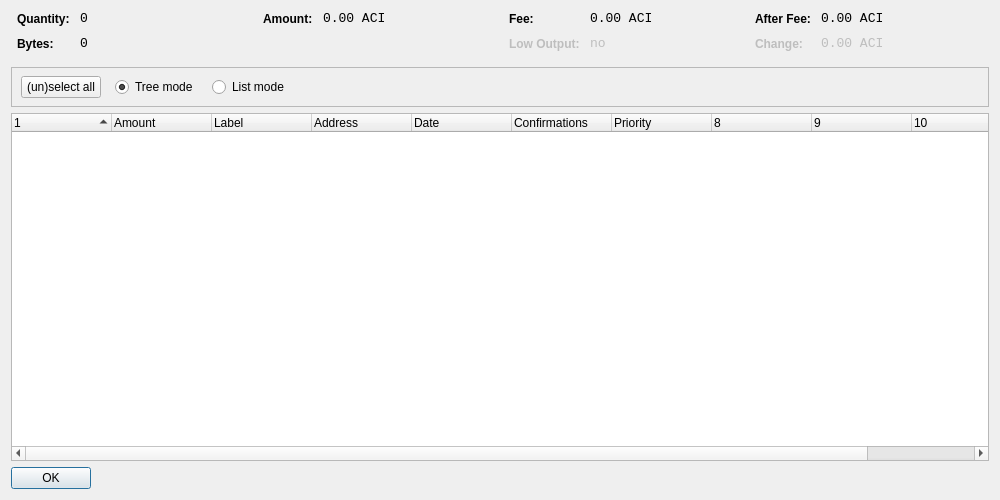
<?xml version="1.0" encoding="UTF-8"?>
<ui version="4.0">
 <class>CoinControlDialog</class>
 <widget class="QDialog" name="CoinControlDialog">
  <property name="geometry">
   <rect>
    <x>0</x>
    <y>0</y>
    <width>1000</width>
    <height>500</height>
   </rect>
  </property>
  <property name="windowTitle">
   <string>Coin Control</string>
  </property>
  <layout class="QVBoxLayout" name="verticalLayout">
   <item>
    <layout class="QHBoxLayout" name="horizontalLayoutTop" stretch="0,0,0,0">
     <property name="topMargin">
      <number>0</number>
     </property>
     <property name="bottomMargin">
      <number>10</number>
     </property>
     <item>
      <layout class="QFormLayout" name="formLayoutCoinControl1">
       <property name="horizontalSpacing">
        <number>10</number>
       </property>
       <property name="verticalSpacing">
        <number>10</number>
       </property>
       <property name="leftMargin">
        <number>6</number>
       </property>
       <property name="rightMargin">
        <number>6</number>
       </property>
       <item row="0" column="0">
        <widget class="QLabel" name="labelCoinControlQuantityText">
         <property name="styleSheet">
          <string notr="true">font-weight:bold;</string>
         </property>
         <property name="text">
          <string>Quantity:</string>
         </property>
        </widget>
       </item>
       <item row="0" column="1">
        <widget class="QLabel" name="labelCoinControlQuantity">
         <property name="font">
          <font>
           <family>Monospace</family>
           <pointsize>10</pointsize>
          </font>
         </property>
         <property name="cursor">
          <cursorShape>IBeamCursor</cursorShape>
         </property>
         <property name="contextMenuPolicy">
          <enum>Qt::ActionsContextMenu</enum>
         </property>
         <property name="text">
          <string notr="true">0</string>
         </property>
         <property name="textInteractionFlags">
          <set>Qt::LinksAccessibleByMouse|Qt::TextSelectableByKeyboard|Qt::TextSelectableByMouse</set>
         </property>
        </widget>
       </item>
       <item row="1" column="0">
        <widget class="QLabel" name="labelCoinControlBytesText">
         <property name="styleSheet">
          <string notr="true">font-weight:bold;</string>
         </property>
         <property name="text">
          <string>Bytes:</string>
         </property>
        </widget>
       </item>
       <item row="1" column="1">
        <widget class="QLabel" name="labelCoinControlBytes">
         <property name="font">
          <font>
           <family>Monospace</family>
           <pointsize>10</pointsize>
          </font>
         </property>
         <property name="cursor">
          <cursorShape>IBeamCursor</cursorShape>
         </property>
         <property name="contextMenuPolicy">
          <enum>Qt::ActionsContextMenu</enum>
         </property>
         <property name="text">
          <string notr="true">0</string>
         </property>
         <property name="textInteractionFlags">
          <set>Qt::LinksAccessibleByMouse|Qt::TextSelectableByKeyboard|Qt::TextSelectableByMouse</set>
         </property>
        </widget>
       </item>
      </layout>
     </item>
     <item>
      <layout class="QFormLayout" name="formLayoutCoinControl2">
       <property name="horizontalSpacing">
        <number>10</number>
       </property>
       <property name="verticalSpacing">
        <number>10</number>
       </property>
       <property name="leftMargin">
        <number>6</number>
       </property>
       <property name="rightMargin">
        <number>6</number>
       </property>
       <item row="0" column="0">
        <widget class="QLabel" name="labelCoinControlAmountText">
         <property name="styleSheet">
          <string notr="true">font-weight:bold;</string>
         </property>
         <property name="text">
          <string>Amount:</string>
         </property>
        </widget>
       </item>
       <item row="0" column="1">
        <widget class="QLabel" name="labelCoinControlAmount">
         <property name="font">
          <font>
           <family>Monospace</family>
           <pointsize>10</pointsize>
          </font>
         </property>
         <property name="cursor">
          <cursorShape>IBeamCursor</cursorShape>
         </property>
         <property name="contextMenuPolicy">
          <enum>Qt::ActionsContextMenu</enum>
         </property>
         <property name="text">
          <string notr="true">0.00 ACI</string>
         </property>
         <property name="textInteractionFlags">
          <set>Qt::LinksAccessibleByMouse|Qt::TextSelectableByKeyboard|Qt::TextSelectableByMouse</set>
         </property>
        </widget>
       </item>
      </layout>
     </item>
     <item>
      <layout class="QFormLayout" name="formLayoutCoinControl3">
       <property name="horizontalSpacing">
        <number>10</number>
       </property>
       <property name="verticalSpacing">
        <number>10</number>
       </property>
       <property name="leftMargin">
        <number>6</number>
       </property>
       <property name="rightMargin">
        <number>6</number>
       </property>
       <item row="0" column="0">
        <widget class="QLabel" name="labelCoinControlFeeText">
         <property name="styleSheet">
          <string notr="true">font-weight:bold;</string>
         </property>
         <property name="text">
          <string>Fee:</string>
         </property>
        </widget>
       </item>
       <item row="0" column="1">
        <widget class="QLabel" name="labelCoinControlFee">
         <property name="font">
          <font>
           <family>Monospace</family>
           <pointsize>10</pointsize>
          </font>
         </property>
         <property name="cursor">
          <cursorShape>IBeamCursor</cursorShape>
         </property>
         <property name="contextMenuPolicy">
          <enum>Qt::ActionsContextMenu</enum>
         </property>
         <property name="text">
          <string notr="true">0.00 ACI</string>
         </property>
         <property name="textInteractionFlags">
          <set>Qt::LinksAccessibleByMouse|Qt::TextSelectableByKeyboard|Qt::TextSelectableByMouse</set>
         </property>
        </widget>
       </item>
       <item row="1" column="0">
        <widget class="QLabel" name="labelCoinControlLowOutputText">
         <property name="enabled">
          <bool>false</bool>
         </property>
         <property name="styleSheet">
          <string notr="true">font-weight:bold;</string>
         </property>
         <property name="text">
          <string>Low Output:</string>
         </property>
        </widget>
       </item>
       <item row="1" column="1">
        <widget class="QLabel" name="labelCoinControlLowOutput">
         <property name="enabled">
          <bool>false</bool>
         </property>
         <property name="font">
          <font>
           <family>Monospace</family>
           <pointsize>10</pointsize>
          </font>
         </property>
         <property name="cursor">
          <cursorShape>IBeamCursor</cursorShape>
         </property>
         <property name="contextMenuPolicy">
          <enum>Qt::ActionsContextMenu</enum>
         </property>
         <property name="text">
          <string notr="true">no</string>
         </property>
         <property name="textInteractionFlags">
          <set>Qt::LinksAccessibleByMouse|Qt::TextSelectableByKeyboard|Qt::TextSelectableByMouse</set>
         </property>
        </widget>
       </item>
      </layout>
     </item>
     <item>
      <layout class="QFormLayout" name="formLayoutCoinControl4">
       <property name="horizontalSpacing">
        <number>10</number>
       </property>
       <property name="verticalSpacing">
        <number>10</number>
       </property>
       <property name="leftMargin">
        <number>6</number>
       </property>
       <property name="rightMargin">
        <number>6</number>
       </property>
       <item row="0" column="0">
        <widget class="QLabel" name="labelCoinControlAfterFeeText">
         <property name="styleSheet">
          <string notr="true">font-weight:bold;</string>
         </property>
         <property name="text">
          <string>After Fee:</string>
         </property>
        </widget>
       </item>
       <item row="0" column="1">
        <widget class="QLabel" name="labelCoinControlAfterFee">
         <property name="font">
          <font>
           <family>Monospace</family>
           <pointsize>10</pointsize>
          </font>
         </property>
         <property name="cursor">
          <cursorShape>IBeamCursor</cursorShape>
         </property>
         <property name="contextMenuPolicy">
          <enum>Qt::ActionsContextMenu</enum>
         </property>
         <property name="text">
          <string notr="true">0.00 ACI</string>
         </property>
         <property name="textInteractionFlags">
          <set>Qt::LinksAccessibleByMouse|Qt::TextSelectableByKeyboard|Qt::TextSelectableByMouse</set>
         </property>
        </widget>
       </item>
       <item row="1" column="0">
        <widget class="QLabel" name="labelCoinControlChangeText">
         <property name="enabled">
          <bool>false</bool>
         </property>
         <property name="styleSheet">
          <string notr="true">font-weight:bold;</string>
         </property>
         <property name="text">
          <string>Change:</string>
         </property>
        </widget>
       </item>
       <item row="1" column="1">
        <widget class="QLabel" name="labelCoinControlChange">
         <property name="enabled">
          <bool>false</bool>
         </property>
         <property name="font">
          <font>
           <family>Monospace</family>
           <pointsize>10</pointsize>
          </font>
         </property>
         <property name="cursor">
          <cursorShape>IBeamCursor</cursorShape>
         </property>
         <property name="contextMenuPolicy">
          <enum>Qt::ActionsContextMenu</enum>
         </property>
         <property name="text">
          <string notr="true">0.00 ACI</string>
         </property>
         <property name="textInteractionFlags">
          <set>Qt::LinksAccessibleByMouse|Qt::TextSelectableByKeyboard|Qt::TextSelectableByMouse</set>
         </property>
        </widget>
       </item>
      </layout>
     </item>
    </layout>
   </item>
   <item>
    <widget class="QFrame" name="frame">
     <property name="minimumSize">
      <size>
       <width>0</width>
       <height>40</height>
      </size>
     </property>
     <property name="frameShape">
      <enum>QFrame::StyledPanel</enum>
     </property>
     <property name="frameShadow">
      <enum>QFrame::Sunken</enum>
     </property>
     <widget class="QWidget" name="horizontalLayoutWidget">
      <property name="geometry">
       <rect>
        <x>10</x>
        <y>0</y>
        <width>781</width>
        <height>41</height>
       </rect>
      </property>
      <layout class="QHBoxLayout" name="horizontalLayoutPanel" stretch="0,0,0,0,0">
       <property name="spacing">
        <number>14</number>
       </property>
       <item>
        <widget class="QPushButton" name="pushButtonSelectAll">
         <property name="sizePolicy">
          <sizepolicy hsizetype="Maximum" vsizetype="Fixed">
           <horstretch>0</horstretch>
           <verstretch>0</verstretch>
          </sizepolicy>
         </property>
         <property name="text">
          <string>(un)select all</string>
         </property>
        </widget>
       </item>
       <item>
        <widget class="QRadioButton" name="radioTreeMode">
         <property name="sizePolicy">
          <sizepolicy hsizetype="Maximum" vsizetype="Fixed">
           <horstretch>0</horstretch>
           <verstretch>0</verstretch>
          </sizepolicy>
         </property>
         <property name="text">
          <string>Tree mode</string>
         </property>
         <property name="checked">
          <bool>true</bool>
         </property>
        </widget>
       </item>
       <item>
        <widget class="QRadioButton" name="radioListMode">
         <property name="sizePolicy">
          <sizepolicy hsizetype="Maximum" vsizetype="Fixed">
           <horstretch>0</horstretch>
           <verstretch>0</verstretch>
          </sizepolicy>
         </property>
         <property name="text">
          <string>List mode</string>
         </property>
        </widget>
       </item>
       <item>
        <spacer name="horizontalSpacer">
         <property name="orientation">
          <enum>Qt::Horizontal</enum>
         </property>
         <property name="sizeHint" stdset="0">
          <size>
           <width>40</width>
           <height>20</height>
          </size>
         </property>
        </spacer>
       </item>
      </layout>
     </widget>
    </widget>
   </item>
   <item>
    <widget class="CoinControlTreeWidget" name="treeWidget">
     <property name="contextMenuPolicy">
      <enum>Qt::CustomContextMenu</enum>
     </property>
     <property name="sortingEnabled">
      <bool>false</bool>
     </property>
     <property name="columnCount">
      <number>11</number>
     </property>
     <attribute name="headerShowSortIndicator" stdset="0">
      <bool>true</bool>
     </attribute>
     <attribute name="headerStretchLastSection">
      <bool>false</bool>
     </attribute>
     <column>
      <property name="text">
       <string/>
      </property>
     </column>
     <column>
      <property name="text">
       <string>Amount</string>
      </property>
     </column>
     <column>
      <property name="text">
       <string>Label</string>
      </property>
     </column>
     <column>
      <property name="text">
       <string>Address</string>
      </property>
     </column>
     <column>
      <property name="text">
       <string>Date</string>
      </property>
     </column>
     <column>
      <property name="text">
       <string>Confirmations</string>
      </property>
      <property name="toolTip">
       <string>Confirmed</string>
      </property>
     </column>
     <column>
      <property name="text">
       <string>Priority</string>
      </property>
     </column>
     <column>
      <property name="text">
       <string/>
      </property>
     </column>
     <column>
      <property name="text">
       <string/>
      </property>
     </column>
     <column>
      <property name="text">
       <string/>
      </property>
     </column>
     <column>
      <property name="text">
       <string/>
      </property>
     </column>
    </widget>
   </item>
   <item>
    <widget class="QDialogButtonBox" name="buttonBox">
     <property name="sizePolicy">
      <sizepolicy hsizetype="Maximum" vsizetype="Fixed">
       <horstretch>0</horstretch>
       <verstretch>0</verstretch>
      </sizepolicy>
     </property>
     <property name="orientation">
      <enum>Qt::Horizontal</enum>
     </property>
     <property name="standardButtons">
      <set>QDialogButtonBox::Ok</set>
     </property>
    </widget>
   </item>
  </layout>
 </widget>
 <customwidgets>
  <customwidget>
   <class>CoinControlTreeWidget</class>
   <extends>QTreeWidget</extends>
   <header>coincontroltreewidget.h</header>
  </customwidget>
 </customwidgets>
 <resources/>
 <connections/>
</ui>
